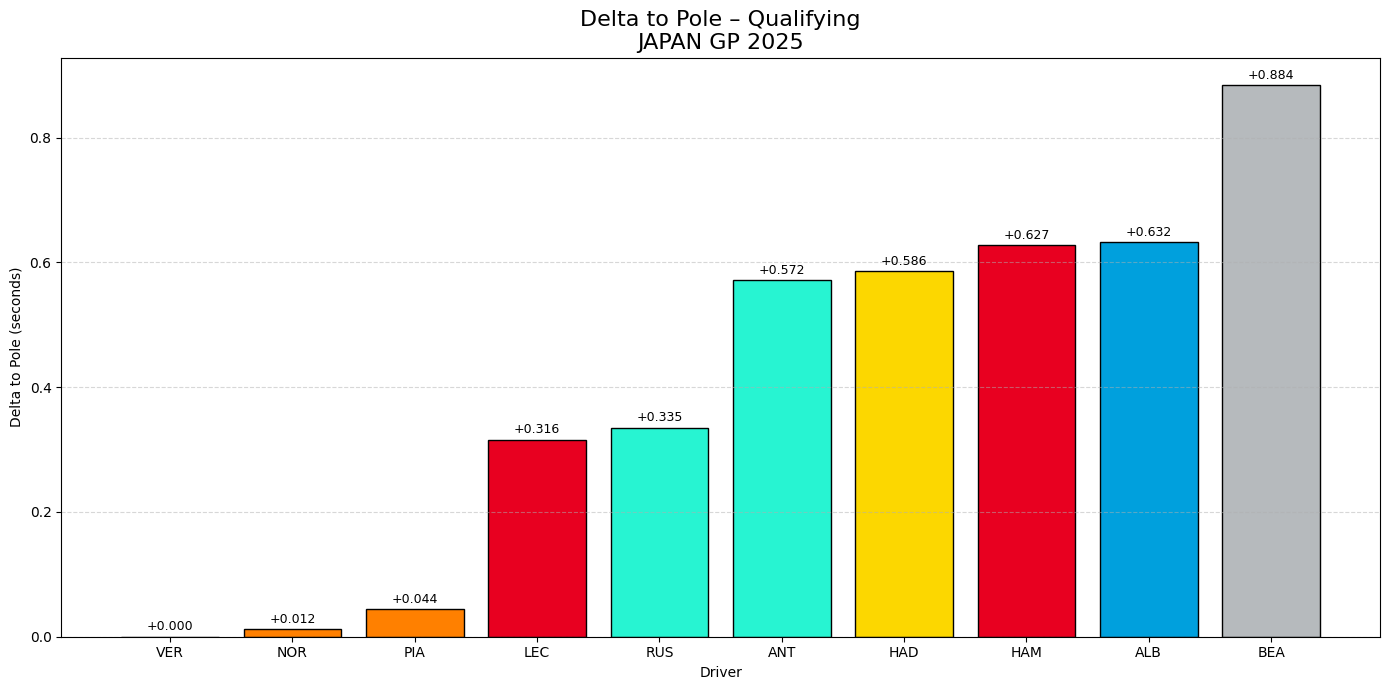

The script that drew this image:
import os
import fastf1
import fastf1.plotting
import matplotlib.pyplot as plt
import pandas as pd

# ===============================
# CACHE (WAJIB DI COLAB)
# ===============================
CACHE_DIR = "/content/fastf1_cache"
os.makedirs(CACHE_DIR, exist_ok=True)
fastf1.Cache.enable_cache(CACHE_DIR)

fastf1.plotting.setup_mpl(misc_mpl_mods=False)

# ===============================
# CONFIG
# ===============================
YEAR = 2025
RACE_NAME = "Japan"
SESSION = "Q"

# ===============================
# LOAD SESSION
# ===============================
session = fastf1.get_session(YEAR, RACE_NAME, SESSION)
session.load()

# ===============================
# OFFICIAL QUALI RESULTS (STABLE)
# ===============================
results = session.results.copy()

# Driver yang masuk Q3
results = results.dropna(subset=["Q3"])
results["Q3"] = pd.to_timedelta(results["Q3"])

# ===============================
# DELTA TO POLE
# ===============================
pole_time = results["Q3"].min()
results["Delta"] = (results["Q3"] - pole_time).dt.total_seconds()
results = results.sort_values("Delta")

# ===============================
# TEAM COLORS (FASTF1 3.7 – CORRECT)
# ===============================
colors = [
    fastf1.plotting.get_team_color(team, session)
    for team in results["TeamName"]
]

# ===============================
# PLOT
# ===============================
plt.figure(figsize=(14, 7))
plt.bar(
    results["Abbreviation"],
    results["Delta"],
    color=colors,
    edgecolor="black"
)

plt.title("Delta to Pole – Qualifying\nJAPAN GP 2025", fontsize=16)
plt.xlabel("Driver")
plt.ylabel("Delta to Pole (seconds)")
plt.grid(axis="y", linestyle="--", alpha=0.5)

for i, delta in enumerate(results["Delta"]):
    plt.text(i, delta + 0.01, f"+{delta:.3f}", ha="center", fontsize=9)

plt.tight_layout()
plt.show()
